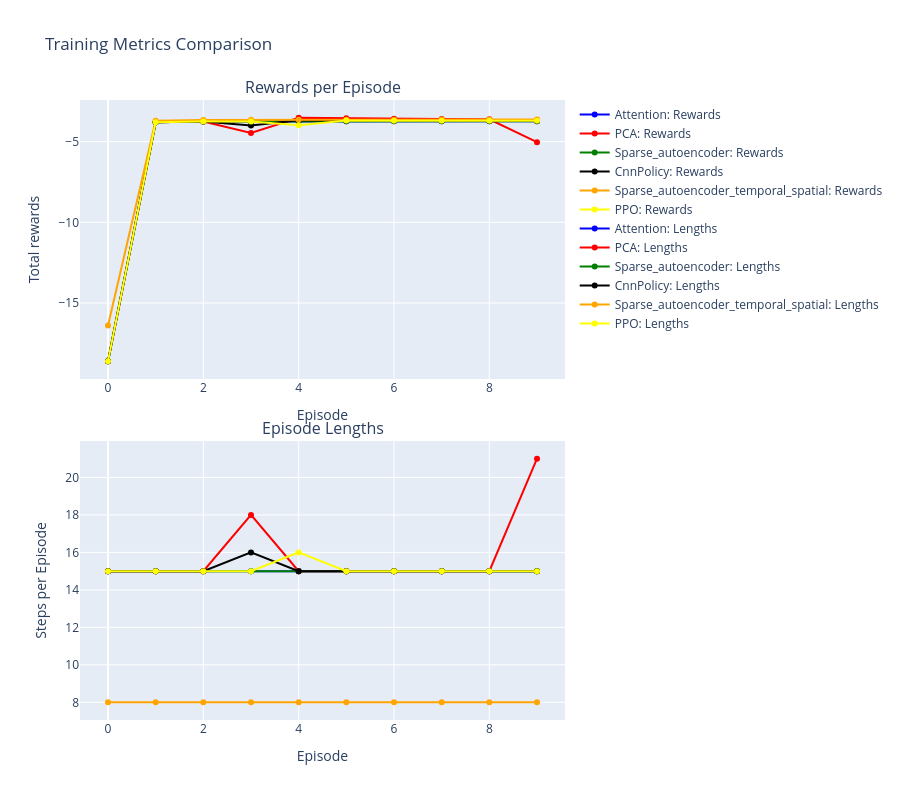

Write notebook code for a chart like this one.
### Code cell
import pandas as pd
import pandas as pd
import plotly.graph_objects as go
import plotly.subplots as sp
import os

# Read CSV files (replace filenames with your actual paths)
base_path = r'C:\Users\ultramarine\Desktop\ppo_magisterka\trainloop_driver_official\trainloop-driver'
df1 = pd.read_csv(os.path.join(base_path, 'evaluation_results_Attention.csv'))
df2 = pd.read_csv(os.path.join(base_path, 'evaluation_results_PCA.csv'))
df3 = pd.read_csv(os.path.join(base_path, 'evaluation_results_Sparse_autoencoder.csv'))
df4 = pd.read_csv(os.path.join(base_path, 'evaluation_results_CnnPolicy.csv'))
df5 = pd.read_csv(os.path.join(base_path, 'evaluation_results_Sparse_autoencoder_temporal_spatial.csv'))
df6 = pd.read_csv(os.path.join(base_path, 'evaluation_results_PPO.csv'))

# Create subplots for rewardsss and episode lengths
fig = sp.make_subplots(
    rows=2, cols=1,
    subplot_titles=('Rewards per Episode', 'Episode Lengths'),
    vertical_spacing=0.1
)
colors = ['blue', 'red', 'green', 'black', 'orange', 'yellow']
names = ['Attention', 'PCA', 'Sparse_autoencoder', 'CnnPolicy', 'Sparse_autoencoder_temporal_spatial', 'PPO']
for i, df in enumerate([df1, df2, df3, df4, df5, df6]):
    # Add rewards traces
    fig.add_trace(
        go.Scatter(x=df.index, y=df['rewards'], name=f'{names[i]}: Rewards', line=dict(color=colors[i])),
        row=1, col=1
    )

for j, df in enumerate([df1, df2, df3, df4, df5, df6]):

    # Add episode length traces
    fig.add_trace(
        go.Scatter(x=df.index, y=df['episode_lenghts'], name=f'{names[j]}: Lengths', line=dict(color=colors[j])),
        row=2, col=1
    )


# Update layout
fig.update_layout(
    height=800,
    title_text='Training Metrics Comparison',
    showlegend=True
)
fig.update_xaxes(title_text='Episode', row=1, col=1)
fig.update_yaxes(title_text='Total rewards', row=1, col=1)
fig.update_xaxes(title_text='Episode', row=2, col=1)
fig.update_yaxes(title_text='Steps per Episode', row=2, col=1)

fig.show()

### Figure 1 — Plotly figure (JSON) as saved in the notebook; plotly's stock layout.template omitted (floating-point values rounded to 4 significant figures)
{"data": [{"line": {"color": "blue"}, "name": "Attention: Rewards", "type": "scatter", "x": [0, 1, 2, 3, 4, 5, 6, 7, 8, 9], "xaxis": "x", "y": [-18.61, -3.801, -3.758, -3.748, -3.744, -3.743, -3.742, -3.741, -3.741, -3.741], "yaxis": "y"}, {"line": {"color": "red"}, "name": "PCA: Rewards", "type": "scatter", "x": [0, 1, 2, 3, 4, 5, 6, 7, 8, 9], "xaxis": "x", "y": [-18.61, -3.801, -3.758, -4.467, -3.516, -3.553, -3.579, -3.599, -3.614, -5.033], "yaxis": "y"}, {"line": {"color": "green"}, "name": "Sparse_autoencoder: Rewards", "type": "scatter", "x": [0, 1, 2, 3, 4, 5, 6, 7, 8, 9], "xaxis": "x", "y": [-18.61, -3.801, -3.758, -3.748, -3.744, -3.743, -3.742, -3.741, -3.741, -3.741], "yaxis": "y"}, {"line": {"color": "black"}, "name": "CnnPolicy: Rewards", "type": "scatter", "x": [0, 1, 2, 3, 4, 5, 6, 7, 8, 9], "xaxis": "x", "y": [-18.61, -3.801, -3.758, -3.993, -3.68, -3.69, -3.698, -3.703, -3.707, -3.711], "yaxis": "y"}, {"line": {"color": "orange"}, "name": "Sparse_autoencoder_temporal_spatial: Rewards", "type": "scatter", "x": [0, 1, 2, 3, 4, 5, 6, 7, 8, 9], "xaxis": "x", "y": [-16.4, -3.701, -3.655, -3.644, -3.64, -3.637, -3.636, -3.635, -3.635, -3.635], "yaxis": "y"}, {"line": {"color": "yellow"}, "name": "PPO: Rewards", "type": "scatter", "x": [0, 1, 2, 3, 4, 5, 6, 7, 8, 9], "xaxis": "x", "y": [-18.61, -3.801, -3.758, -3.748, -3.99, -3.69, -3.698, -3.703, -3.707, -3.711], "yaxis": "y"}, {"line": {"color": "blue"}, "name": "Attention: Lengths", "type": "scatter", "x": [0, 1, 2, 3, 4, 5, 6, 7, 8, 9], "xaxis": "x2", "y": [15, 15, 15, 15, 15, 15, 15, 15, 15, 15], "yaxis": "y2"}, {"line": {"color": "red"}, "name": "PCA: Lengths", "type": "scatter", "x": [0, 1, 2, 3, 4, 5, 6, 7, 8, 9], "xaxis": "x2", "y": [15, 15, 15, 18, 15, 15, 15, 15, 15, 21], "yaxis": "y2"}, {"line": {"color": "green"}, "name": "Sparse_autoencoder: Lengths", "type": "scatter", "x": [0, 1, 2, 3, 4, 5, 6, 7, 8, 9], "xaxis": "x2", "y": [15, 15, 15, 15, 15, 15, 15, 15, 15, 15], "yaxis": "y2"}, {"line": {"color": "black"}, "name": "CnnPolicy: Lengths", "type": "scatter", "x": [0, 1, 2, 3, 4, 5, 6, 7, 8, 9], "xaxis": "x2", "y": [15, 15, 15, 16, 15, 15, 15, 15, 15, 15], "yaxis": "y2"}, {"line": {"color": "orange"}, "name": "Sparse_autoencoder_temporal_spatial: Lengths", "type": "scatter", "x": [0, 1, 2, 3, 4, 5, 6, 7, 8, 9], "xaxis": "x2", "y": [8, 8, 8, 8, 8, 8, 8, 8, 8, 8], "yaxis": "y2"}, {"line": {"color": "yellow"}, "name": "PPO: Lengths", "type": "scatter", "x": [0, 1, 2, 3, 4, 5, 6, 7, 8, 9], "xaxis": "x2", "y": [15, 15, 15, 15, 16, 15, 15, 15, 15, 15], "yaxis": "y2"}], "layout": {"annotations": [{"font": {"size": 16}, "showarrow": false, "text": "Rewards per Episode", "x": 0.5, "xanchor": "center", "xref": "paper", "y": 1, "yanchor": "bottom", "yref": "paper"}, {"font": {"size": 16}, "showarrow": false, "text": "Episode Lengths", "x": 0.5, "xanchor": "center", "xref": "paper", "y": 0.45, "yanchor": "bottom", "yref": "paper"}], "height": 800, "showlegend": true, "title": {"text": "Training Metrics Comparison"}, "xaxis": {"anchor": "y", "domain": [0, 1], "title": {"text": "Episode"}}, "xaxis2": {"anchor": "y2", "domain": [0, 1], "title": {"text": "Episode"}}, "yaxis": {"anchor": "x", "domain": [0.55, 1], "title": {"text": "Total rewards"}}, "yaxis2": {"anchor": "x2", "domain": [0, 0.45], "title": {"text": "Steps per Episode"}}}}
